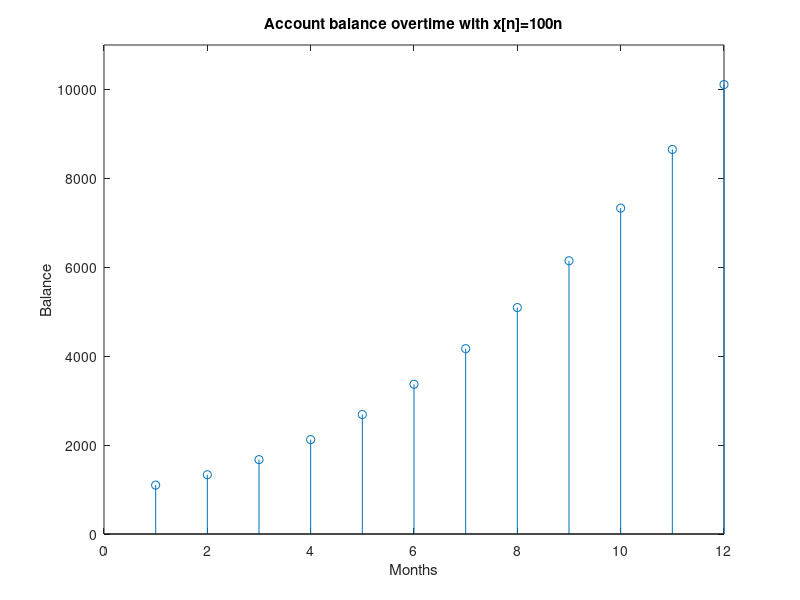

The MATLAB script that drew this image:

for n= 0:12
    if n==1
        y(n)= 1000+100*n;
    elseif n > 1
        y(n)= 1.03.*y(n-1)+ 100.*n;
    end
end
stem(y)
axis([0 12 0 11000])
xlabel('Months')
ylabel('Balance')
title('Account balance overtime with x[n]=100n')